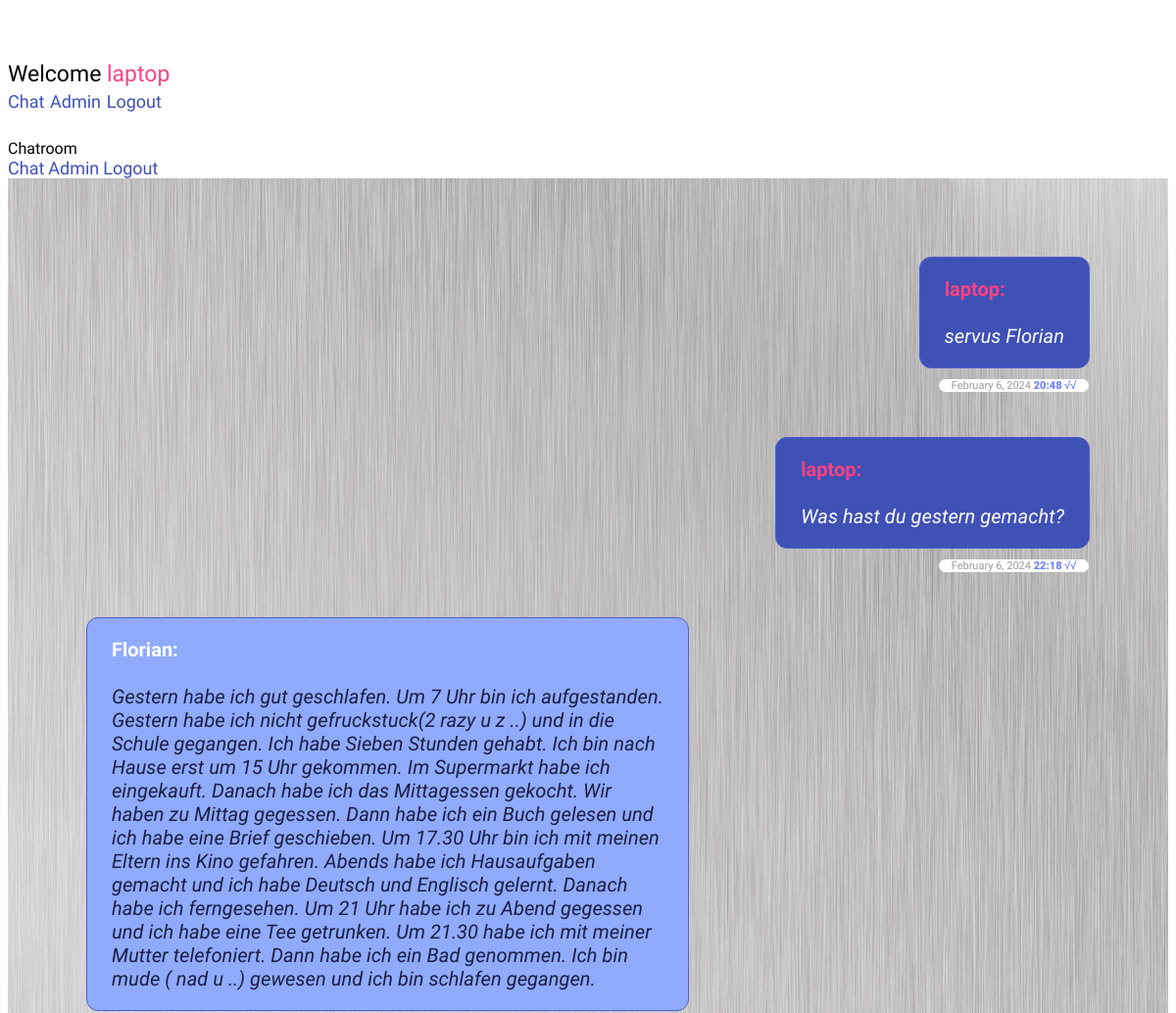
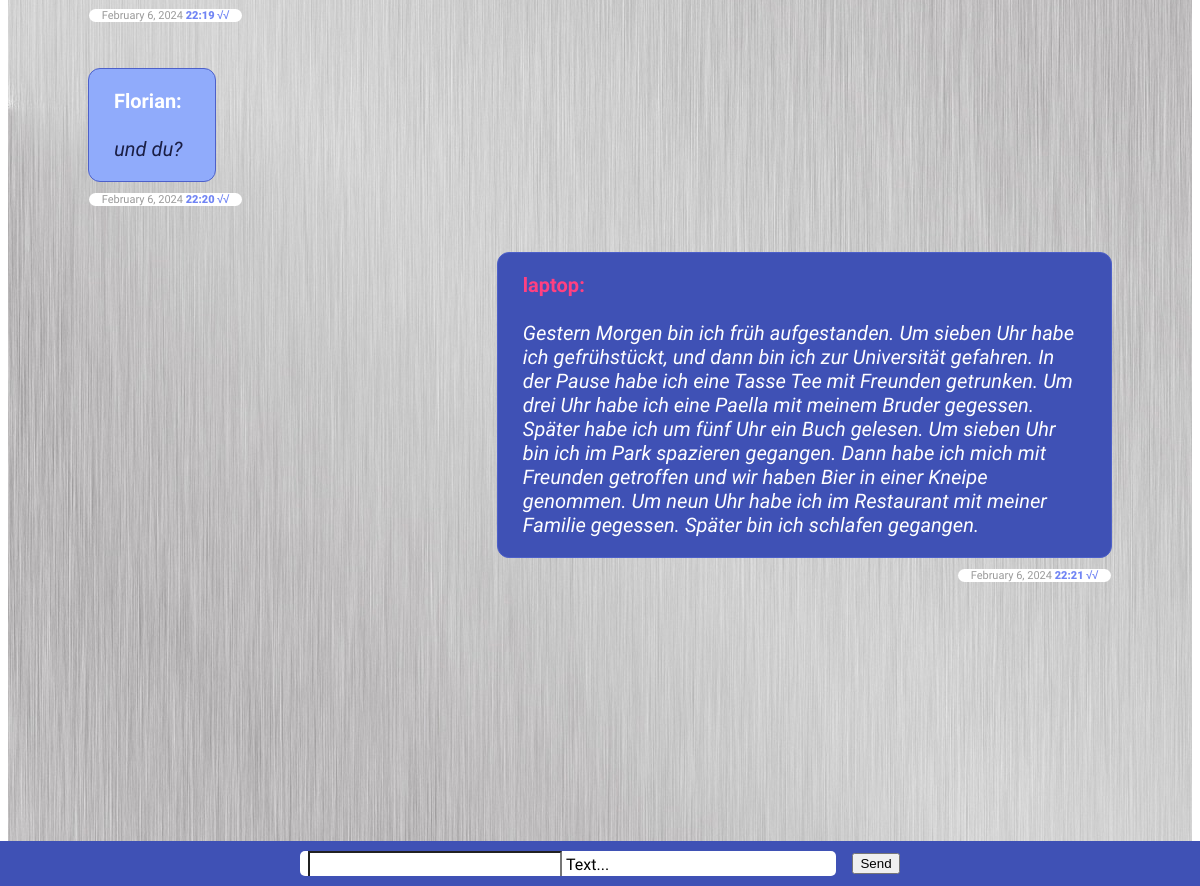
Page / (signed in) on the committed database (2 pictures, top to bottom).
### chat/models.py (models this page shows)
class Message(models.Model):
    text = models.CharField(max_length=500)
    created_at = models.DateTimeField(default=datetime.now)
    chat = models.ForeignKey(Chat, on_delete=models.CASCADE, related_name='chat_message_set', default=None, blank=True, null=True)
    author = models.ForeignKey(settings.AUTH_USER_MODEL, on_delete=models.CASCADE, related_name='author_message_set')
    receiver = models.ForeignKey(settings.AUTH_USER_MODEL, on_delete=models.CASCADE, related_name='receiver_message_set')

### chat/views.py (the view, shortened to what this page needs)
# urls.py: path('', index, name='index'),
@login_required(login_url = '/login/')
def index(request):
   myChat = Chat.objects.get(id=1)
   chatMessages = Message.objects.filter(chat__id=1)
   return render(request, 'chat/index.html', {'messages': chatMessages})

### chat/templates/chat/index.html (shortened to what this page needs)
{% extends "base.html" %}
{% block content %}
{% if request.user.is_authenticated %}
<div class="message-container" id="messageContainer">
{% for message in messages %}
          {% if message.author == request.user %}
          <div class="wrapper-maim-user">
            <div class="main-user date-border">
                <span> <b class="color-red">{{ message.author }}:</b><br><br><i class="text-main ">{{ message.text }}</i></span>
                <span class="main-user-time">
                  <span class="color-gray">{{ message.created_at|date:"F" }}</span>
                  <span class="color-gray">{{ message.created_at|date:"j" }},</span>
                  <span class="color-gray">{{ message.created_at|date:"Y" }}</span>
                  <span class="color-blue"><b class="fw-900">{{ message.created_at|date:"H:i" }} √√</b></span>
                </span>
            </div>
          </div>
{% else %}
          <div class="wrapper-other-user">
             <div class="other-user c-gray bg-other-user date-border">
               <span> <b class="text-main mr-8">{{ message.author }}:</b><br><br><i class="color-d-gray">{{ message.text }}</i></span>
                <span class="other-user-time">
                <span class="color-gray">{{ message.created_at|date:"F" }}</span>
                <span class="color-gray">{{ message.created_at|date:"j" }},</span>
                <span class="color-gray">{{ message.created_at|date:"Y" }}</span>
                <span class="color-blue"><b class="fw-900">{{ message.created_at|date:"H:i" }} √√</b></span>
              </span>
             </div>
         </div>
{% endif %}
  {% endfor %}
</div>
<div class="form-container">
     <form onsubmit="sendMessage() ; return false;"   method="post">
       <div class="form-content" >
       <div class="mdl-textfield ptb-10 pl-8 mdl-textfield-width mdl-js-textfield mdl-textfield--floating-label mdl-bg">
          <input class="mdl-textfield__input p-0 mdl-textfield__input-style" name="textmessage" type="text" id="messageField" />
          <label class="mdl-textfield__label" for="messageField">Text...</label>
       </div>
       <div class="send-btn">
         <button  class="mdl-button mdl-js-button mdl-button--raised mdl-js-ripple-effect mdl-button--accent">Send</button>
       </div>
          </div>
     </form>
</div>
{% else %}
  <h1>Nicht eigeloggt</h1>
  <p>Du bist aktuell nicht eingelogt, <br>
  bitte <a href="/login/">hier</a> einlogen.</p>
{% endif %}
{% endblock %}

### templates/base.html (shortened to what this page needs)
<!DOCTYPE html>
<html lang="en">
  <head>
    {% load static %}
    <link rel="stylesheet" href="{% static 'css/fonts.css' %}">
    <link rel="stylesheet" href="{% static 'css/style.css' %}">
    <link rel="stylesheet" href="https://code.getmdl.io/1.3.0/material.indigo-pink.min.css" />
  </head>
 <body>
   <div class="mdl-layout mdl-js-layout mdl-layout--fixed-header">
      <header class="mdl-layout__header">
        <div aria-expanded="false" role="button" tabindex="0" class="mdl-layout__drawer-button">
          <div class="menu-icon">
            <div class="line"></div>
            <div class="line"></div>
            <div class="line"></div>
          </div>
        </div>
        <div class="mdl-layout__header-row">
          <span class="mdl-layout-title">
            {% if request.user.is_authenticated %}
           Welcome  <span class="color-red">{{ request.user }}</span>
            {% else %}
              Welcom! Please log in!
            {% endif %}
          </span>
          <nav class="mdl-navigation mdl-layout--large-screen-only">
            <a class="mdl-navigation__link" href="/chat/">Chat</a>
            <a class="mdl-navigation__link" href="/admin/">Admin</a>
            {% if request.user.is_authenticated %}
           <a  class="mdl-navigation__link" href="{% url 'admin:logout' %}?next={% url 'index' %}">Logout</a>
            {% endif %}
          </nav>
        </div>
      </header>
      <div class="mdl-layout__drawer">
        <span class="mdl-layout-title">Chatroom</span>
        <nav class="mdl-navigation">
          <a class="mdl-navigation__link" href="/chat/">Chat</a>
          <a class="mdl-navigation__link" href="/admin/">Admin</a>
          {% if request.user.is_authenticated %}
          <a  class="mdl-navigation__link" href="{% url 'admin:logout' %}?next={% url 'login' %}">Logout</a>
          {% endif %}
        </nav>
      </div>
      <main id="main" class="mdl-layout__content">
        <div id="pc" class="page-content">
          {% block content %}
          {% endblock %}
        </div>
      </main>
    </div>
  </body>
</html>

### static/css/style.css (style rules this page uses)
html { scroll-behavior: smooth; }
body { min-height: 100vh; font-family: 'Roboto', sans-serif; }
.color-red { color: rgb(255, 64, 129); margin-right: 8px; }
.bg-other-user { background-color: rgb(144, 171, 251) !important; }
.color-gray { color: rgba(0, 0, 0, 0.4); }
.color-d-gray { color: #1a1e44; }
.color-blue { color: rgb(112, 132, 244); }
a { text-decoration: none; color: rgb(63, 81, 181); font-family: 'Roboto', sans-serif; font-size: 18px !important ; }
.mr-8 { margin-right: 8px; }
.fw-900 { font-weight: 900; }
.message-container { max-width: 100%; display: flex; flex-direction: column; }
.wrapper-maim-user { width: 100%; display: flex; justify-content: flex-end; margin-bottom: 70px; }
.wrapper-other-user { width: 100%; display: flex; justify-content: flex-start; margin-bottom: 70px; }
.main-user, .other-user { width: fit-content; max-width: 55%; position: relative; background-color: rgb(63, 81, 181); padding: 20px 25px; border-radius: 12px; font-size: 20px; display: flex; overflow-wrap: break-word; }
.text-main { color: white; margin-top: 5px; }
.c-gray { background-color: rgb(238, 236, 236); }
.pl-8 { padding-left: 8px !important; }
.main-user-time, .other-user-time { position: absolute; min-width: 145px; bottom: -25px; right: 0; padding: 0px 4px; background-color: white; border-radius: 8px; font-size: 11px; text-align: center; }
.other-user-time { left: 0 !important; right: unset !important; }
.form-container { width: 100%; background-color: rgb(63, 81, 181); padding: 10px; padding-left: 0; display: flex; justify-content: center; position: fixed; bottom: 0; left: 0; right: 0; }
.form-content { display: flex; align-items: center; justify-content: center; }
.mdl-textfield__input-style { font-size: 18px; border-bottom: none; padding-left: 16px; }
.mdl-textfield-width { width: 500px !important; padding-right: 28px; }
.send-btn { margin-left: 16px; }
.mdl-layout__header-row { height: 80px; font-size: 23px; }
.mdl-layout__content { background-image: url('/static/img/alu.jpg'); padding: 80px; padding-bottom: 250px; }
.mdl-bg { border-radius: 5px; background-color: white; }
.date-border { border: 1px solid rgb(77, 96, 201); }
.menu-icon { display: flex; flex-direction: column; gap: 6px; width: 28px; height: 48px; margin-top: 14px; margin-left: 5px; }
.line { background-color: white; width: 100%; height: 2px; }

### rows in the picture
Message: author "laptop", text "servus Florian", created_at "February", created_at "6", created_at "2024", created_at "20:48"
Message: author "laptop", text "Was hast du gestern gemacht?", created_at "February", created_at "6", created_at "2024", created_at "22:18"
Message: author "Florian", text "Gestern habe ich gut geschlafen. Um 7 Uhr bin ich aufgestanden. Gestern habe ich nicht gefruckstuck(2 razy u z ..) und in die Schule gegangen. Ich habe Sieben Stunden gehabt. Ich bin nach Hause erst um 15 Uhr gekommen. Im Supermarkt habe ich eingekauft. Danach habe ich das Mittagessen gekocht. Wir haben zu Mittag gegessen. Dann habe ich ein Buch gelesen und ich habe eine Brief geschieben. Um 17.30 Uhr bin ich mit meinen Eltern ins Kino gefahren. Abends habe ich Hausaufgaben gemacht und ich habe Deutsch und Englisch gelernt. Danach habe ich ferngesehen. Um 21 Uhr habe ich zu Abend gegessen und ich habe eine Tee getrunken. Um 21.30 habe ich mit meiner Mutter telefoniert. Dann habe ich ein Bad…", created_at "February", created_at "6", created_at "2024", created_at "22:19"
Message: author "Florian", text "und du?", created_at "February", created_at "6", created_at "2024", created_at "22:20"
Message: author "laptop", text "Gestern Morgen bin ich früh aufgestanden. Um sieben Uhr habe ich gefrühstückt, und dann bin ich zur Universität gefahren. In der Pause habe ich eine Tasse Tee mit Freunden getrunken. Um drei Uhr habe ich eine Paella mit meinem Bruder gegessen. Später habe ich um fünf Uhr ein Buch gelesen. Um sieben Uhr bin ich im Park spazieren gegangen. Dann habe ich mich mit Freunden getroffen und wir haben Bier in einer Kneipe genommen. Um neun Uhr habe ich im Restaurant mit meiner Familie gegessen. Später bin ich schlafen gegangen.", created_at "February", created_at "6", created_at "2024", created_at "22:21"

### other values in the picture
{{ request.user }} "laptop"
